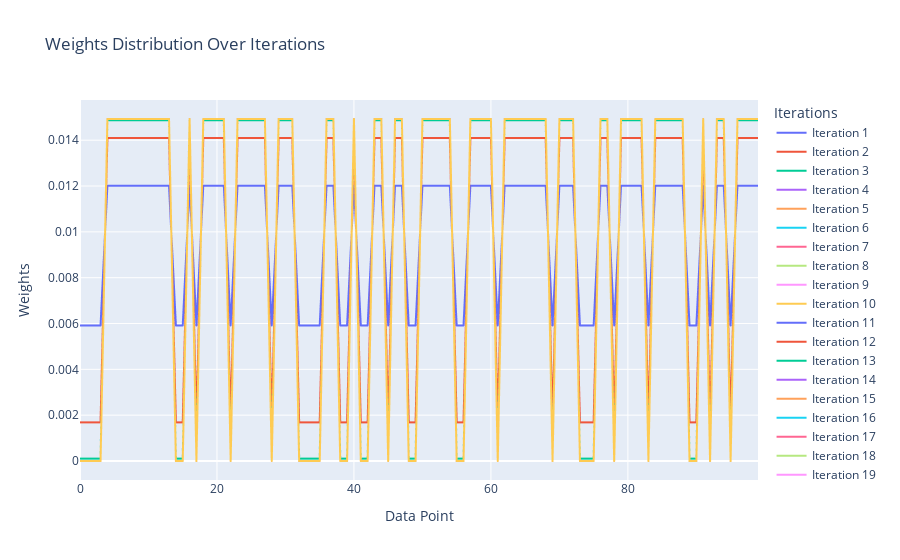

Here is the notebook cell this chart was saved with:
### Markdown cell above
Weight interpretation

### Code cell
import pandas as pd
import plotly.express as px
import os

def plot_weights(iteration_info, output_dir="boosting_output", filename="weights.html"):
    # Create a DataFrame to hold the data for all iterations
    data = [
        {'Data Point': idx, 'Weight': weight, 'Iteration': f"Iteration {info['iteration']}"}
        for info in iteration_info
        for idx, weight in enumerate(info['weights'])
    ]

    # Convert the list of dictionaries to a pandas DataFrame
    df = pd.DataFrame(data)

    # Create the line plot using Plotly Express
    fig = px.line(
        df,
        x='Data Point',
        y='Weight',
        color='Iteration',
        labels={'Data Point': 'Data Point', 'Weight': 'Weights', 'Iteration': 'Iterations'},
        title='Weights Distribution Over Iterations'
    )

    # Show the plot
    fig.show()

    # Ensure the output directory exists
    os.makedirs(output_dir, exist_ok=True)

    # Save the plot as an HTML file
    fig.write_html(os.path.join(output_dir, filename))

# Call the function with iteration_info
plot_weights(iteration_info)
